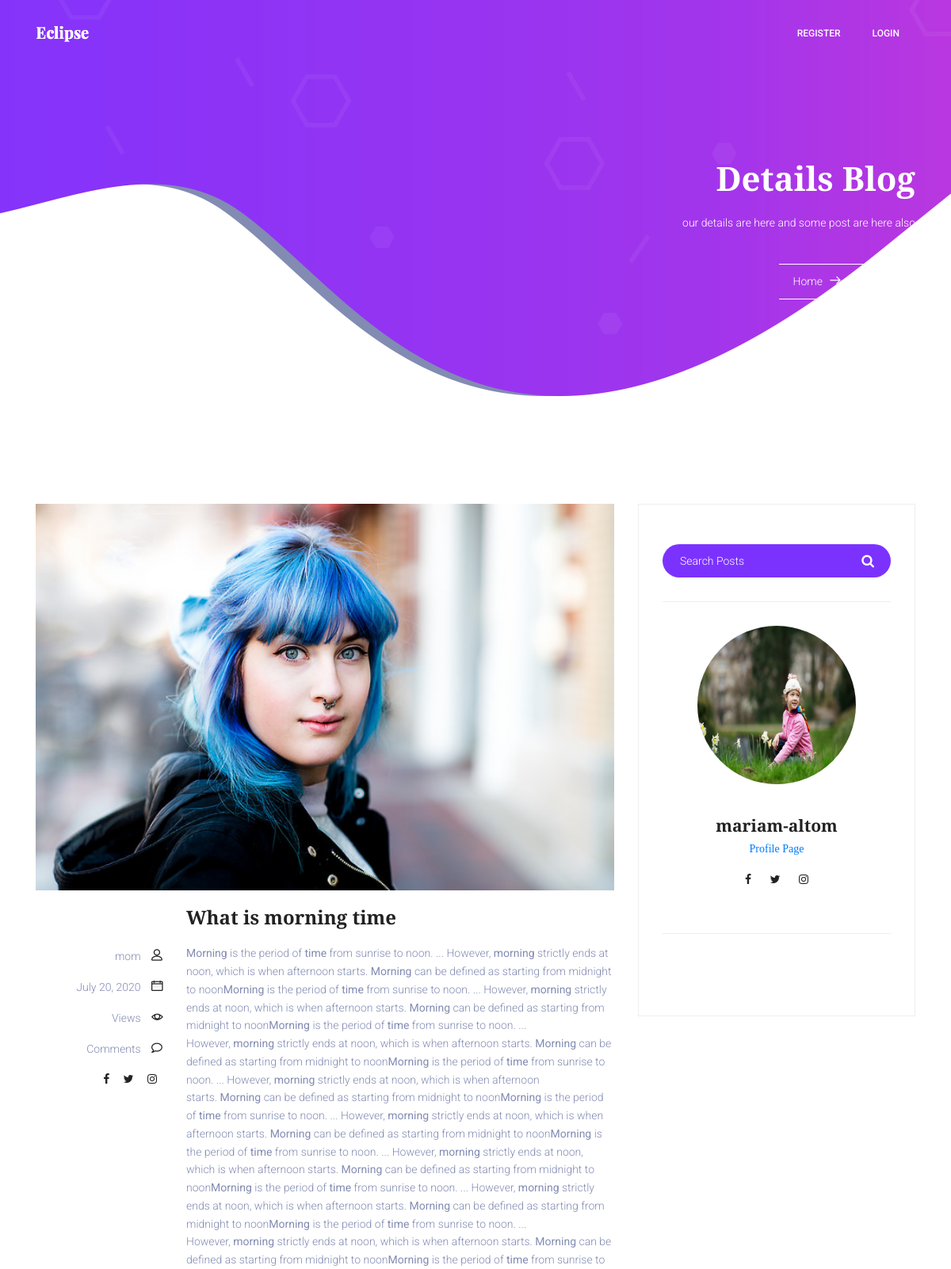
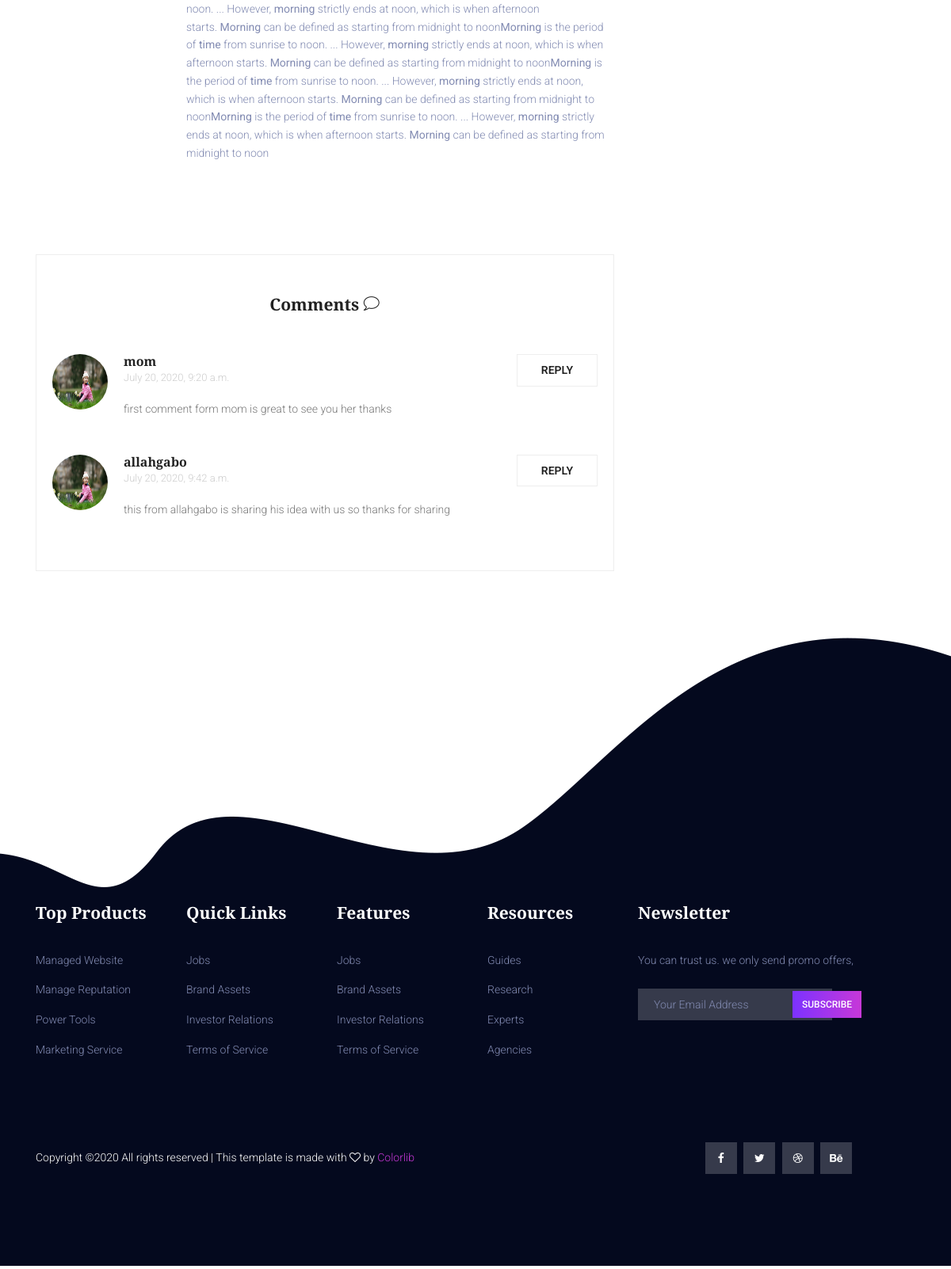
The app's page /detail/50/ with its own data (2 pictures, top to bottom).
### course/models.py (models this page shows, shortened)
class Post(models.Model):
	title=models.CharField(max_length=255)
	author=models.ForeignKey(User,on_delete=models.CASCADE)
	image=models.ImageField(upload_to='images/')
	body=RichTextField(blank=True,null=True)
	post_date=models.DateField(auto_now_add=True)
	category=models.CharField(max_length=200,default='Speaking')
	likes=models.ManyToManyField(User,related_name='blog_posts')
	def total_likes(self):
		return self.likes.count()

class Profile(models.Model):
    user=models.OneToOneField(User,null=True,on_delete=models.CASCADE)
    bio=models.TextField(null=True,blank=True)
    profile_pic=models.ImageField(null=True,blank=True,upload_to='images/profile')
    website_url=models.CharField(max_length=200,null=True,blank=True)
    facebook_url=models.CharField(max_length=200,null=True,blank=True)
    instagram_url=models.CharField(max_length=200,null=True,blank=True)
    twitter_url=models.CharField(max_length=200,null=True,blank=True)

class Comment(models.Model):
    post=models.ForeignKey(Post,related_name='comments',on_delete=models.CASCADE)
    name=models.CharField(max_length=200)
    body=models.TextField()
    date_added=models.DateTimeField(auto_now_add=True)

### course/views.py (the view)
# urls.py: path('detail/<int:pk>/',BlogDetail.as_view(),name='detail'),
class BlogDetail(DetailView):
	model=Post
	template_name='course/detail.html'
	def get_context_data(self,*args, **kwargs):
		cat_menu=Category.objects.all()
		stuff=get_object_or_404(Post,id=self.kwargs['pk'])
		total_likes=stuff.total_likes()
		context=super(BlogDetail,self).get_context_data(*args, **kwargs)
		liked=False
		if stuff.likes.filter(id=self.request.user.id).exists():
			liked=True
		context['cat_menu']=cat_menu
		context['total_likes']=total_likes
		context['liked']=liked
		return context

### course/templates/course/detail.html (shortened to what this page needs)
{% extends 'course/base.html' %}
{% load static %}
{% block content %}
	<section class="banner-area">
		<div class="container">
			<div class="row justify-content-center align-items-center">
				<div class="col-lg-12 banner-right">
					<h1 class="text-white">
							Details Blog
					</h1>
					<p class="mx-auto text-white  mt-20 mb-40">
						our details are here and some post are here also
					</p>
					<div class="link-nav">
						<span class="box">
							<a href="{% url 'index' %}">Home </a>
							<i class="lnr lnr-arrow-right"></i>
							<a href="{% url 'blog-home' %}">Blog Home</a>
						</span>
					</div>
				</div>
			</div>
		</div>
	</section>
<br><br>
	<section class="post-content-area single-post-area">
		<div class="container">
			<div class="row">
				<div class="col-lg-8 posts-list">
					<div class="single-post row">
						<div class="col-lg-12">
							<div class="feature-img">
								<img class="img-fluid" src="{{post.image.url}}" alt="">
							</div>
						</div>
						<div class="col-lg-3  col-md-3 meta-details">
							<ul class="tags">
							</ul>
							<div class="user-details row">
								<p class="user-name col-lg-12 col-md-12 col-6">
									<a href="#">{{post.author}}</a>
									<span class="lnr lnr-user"></span>
								</p>
								<p class="date col-lg-12 col-md-12 col-6"><a href="#">{{post.post_date}}</a>
									<span class="lnr lnr-calendar-full"></span>
								</p>
								<p class="view col-lg-12 col-md-12 col-6"><a href="#"> Views</a> <span class="lnr lnr-eye"></span></p>
								<p class="comments col-lg-12 col-md-12 col-6"><a href="#"> Comments</a> <span class="lnr lnr-bubble"></span></p>
								<ul class="social-links col-lg-12 col-md-12 col-6">
								<li>
									{% if post.author.profile.facebook_url %}
									<a href="{{post.author.profile.facebook_url}}">
										<i class="fa fa-facebook"></i>
									</a>
									{% endif %}
								</li>
								<li>
									{% if post.author.profile.twitter_url %}
									<a href="{{post.author.profile.twitter_url}}">
										<i class="fa fa-twitter"></i>
									</a>
									{% endif %}
								</li>
								<li>
									{% if post.author.profile.instagram_url %}
									<a href="{{post.author.profile.instagram_url}}">
										<i class="fa fa-instagram"></i>
									</a>
									{% endif %}
								</li>
								</ul>
							</div>
						</div>
						<div class="col-lg-9 col-md-9">
							<h3 class="mt-20 mb-20">{{post.title}}</h3>
							<p class="excert">
								{{post.body|safe}}
							</p>
						</div>
					</div>
				</div>
				<div class="col-lg-4 sidebar-widgets">
					<div class="widget-wrap">
						<div class="single-sidebar-widget search-widget">
							<form class="search-form" action="#">
								<input placeholder="Search Posts" name="search" type="text" onfocus="this.placeholder = ''" onblur="this.placeholder = 'Search Posts'">
								<button type="submit"><i class="fa fa-search"></i></button>
							</form>
						</div>
						<div class="single-sidebar-widget user-info-widget">
						{% if post.author.profile.profile_pic %}
							<img src="{{post.author.profile.profile_pic.url}}" width="200" height="200" class="rounded-circle"  alt="">
						{% else %}
							<img src="{% static 'course/images/default_profile_pic.png' %}" width="200" height="200" class="rounded-circle"  alt="">
						{% endif %}
							<a href="#"><h4>
								{{post.author.first_name}}-{{post.author.last_name}}
							</h4>
						</a>
							<p>
							{% if post.author.profile.id %}
							<a href="{% url 'profile_page' post.author.profile.id  %}">
									<i class="fa fa-">Profile Page</i>
							</a>
							{% endif %}
							</p>
							<ul class="social-links">
								<li>
									{% if post.author.profile.facebook_url %}
									<a href="{{post.author.profile.facebook_url}}">
										<i class="fa fa-facebook"></i>
									</a>
									{% endif %}
								</li>
								<li>
									{% if post.author.profile.twitter_url %}
									<a href="{{post.author.profile.twitter_url}}">
										<i class="fa fa-twitter"></i>
									</a>
									{% endif %}
								</li>
								<li>
									{% if post.author.profile.instagram_url %}
									<a href="{{post.author.profile.instagram_url}}">
										<i class="fa fa-instagram"></i>
									</a>
									{% endif %}
								</li>
							</ul>
						</div>
						<div class="single-sidebar-widget ads-widget">
						</div>
					</div>
				</div>
				<div class="col-lg-8">
					<div class="comments-area">
						<h4>
						<p class="comments col-lg-12 col-md-12 col-6">
							<a href="#"> Comments</a>
							<span class="lnr lnr-bubble"></span>
						</p>
						</h4>
						{% if not post.comments.all %}
								No Comments Yet <a href="#">Add One</a>
						{% else %}
							{% for comment in post.comments.all %}
								<div class="comment-list">
									<div class="single-comment justify-content-between d-flex">
										<div class="user justify-content-between d-flex">
											<div class="thumb">
											{% if post.author.profile.profile_pic %}
												<img src="{{post.author.profile.profile_pic.url}}" width="70" height="70" class="rounded-circle"  alt="">
											{% else %}
												<img src="{% static 'course/images/default_profile_pic.png' %}" width="100" height="100" class="rounded-circle"  alt="">
											{% endif %}
											</div>
											<div class="desc">
												<h5><a href="#">{{comment.name}}</a></h5>
												<p class="date">{{comment.date_added}} </p>
												<p class="comment">
													{{comment.body}}
												</p>
											</div>
										</div>
										<div class="reply-btn">
											<a href="" class="btn-reply text-uppercase">reply</a>
										</div>
									</div>
								</div>
							{% endfor %}
						{% endif %}
				</div>
			</div>
			</div>
		</div>
	</section>
{% endblock content %}

### course/templates/course/base.html (shortened to what this page needs)
<!DOCTYPE html>
{% load static %}
<html lang="en" class="no-js">
<head>
  <link rel="stylesheet" href="{% static 'css/linearicons.css' %}" />
  <link rel="stylesheet" href="{% static 'css/font-awesome.min.css' %}" />
  <link rel="stylesheet" href="{% static 'css/bootstrap.css' %}" />
  <link rel="stylesheet" href="{% static 'css/magnific-popup.css' %}" />
  <link rel="stylesheet" href="{% static 'css/owl.carousel.css' %}" />
  <link rel="stylesheet" href="{% static 'css/nice-select.css' %}">
  <link rel="stylesheet" href="{% static 'css/hexagons.min.css' %}" />
  <link rel="stylesheet" href="https://cdn.jsdelivr.net/themify-icons/0.1.2/css/themify-icons.css" />
  <link rel="stylesheet" href="{% static 'css/main.css'%}" />
</head>
<body>
  <header class="default-header">
    <nav class="navbar navbar-expand-lg  navbar-light">
      <div class="container">
        <a class="navbar-brand" href="{% url 'index' %}">
          <img src="{% static 'img/logo.png'%}" alt="" />
        </a>
        <div class="collapse navbar-collapse justify-content-end align-items-center" id="navbarSupportedContent">
          <ul class="navbar-nav">
            {% if user.is_authenticated %}
            <li><a href="{% url 'index' %}">Home</a></li>
            <li><a href="{% url 'about' %}">About</a></li>
            <li><a href="{% url 'courses' %}">Courses</a></li>
            <li class="dropdown">
              <a class="dropdown-toggle" href="#" data-toggle="dropdown">
                Pages
              </a>
              <div class="dropdown-menu">
                <a class="dropdown-item" href="{% url 'course-details'%}">Course Details</a>
              </div>
            </li>
            <li><a href="{% url 'add_post' %}">Add Post</a></li>
             <li class="dropdown">
              <a class="dropdown-toggle" href="#" data-toggle="dropdown">
                Blog
              </a>
              <div class="dropdown-menu">
                <a class="dropdown-item" href="{% url 'blog-home' %}">Blog Home</a>
              </div>
            </li>
             <li class="dropdown">
              <a class="dropdown-toggle" href="#" data-toggle="dropdown">
                Profile
              </a>
              <div class="dropdown-menu">
                <a class="dropdown-item" href="{% url 'edit_profile'%}">Setting Profile
                </a>
                {% if user.profile.id %}
                <a class="dropdown-item" href="{% url 'edit_profile_page' user.profile.id%}">Edit Profile
                </a>
                 <a class="dropdown-item" href="{% url 'profile_page' user.profile.id  %}">Show Profile
                </a>
                {% else %}
                   <a class="dropdown-item" href="{% url 'create_profile_page'   %}">Create Profile
                </a>
                {% endif %}
              </div>
            </li>
            <li><a href="{% url 'logout' %}">Logout</a></li>
            <li><a href="{% url 'contacts'%}">Contacts</a>
            </li>
            {% else %}
              <li><a href="{% url 'register' %}">Register</a></li>
              <li><a href="{% url 'login' %}">Login</a></li>
            {% endif %}
          </ul>
        </div>
      </div>
    </nav>
  </header>
  {% block content %}
  {% endblock content %}
  <footer class="footer-area section-gap">
		<div class="container">
			<div class="row">
				<div class="col-lg-2 col-md-6 single-footer-widget">
					<h4>Top Products</h4>
					<ul>
						<li><a href="#">Managed Website</a></li>
						<li><a href="#">Manage Reputation</a></li>
						<li><a href="#">Power Tools</a></li>
						<li><a href="#">Marketing Service</a></li>
					</ul>
				</div>
				<div class="col-lg-2 col-md-6 single-footer-widget">
					<h4>Quick Links</h4>
					<ul>
						<li><a href="#">Jobs</a></li>
						<li><a href="#">Brand Assets</a></li>
						<li><a href="#">Investor Relations</a></li>
						<li><a href="#">Terms of Service</a></li>
					</ul>
				</div>
				<div class="col-lg-2 col-md-6 single-footer-widget">
					<h4>Features</h4>
					<ul>
						<li><a href="#">Jobs</a></li>
						<li><a href="#">Brand Assets</a></li>
						<li><a href="#">Investor Relations</a></li>
						<li><a href="#">Terms of Service</a></li>
					</ul>
				</div>
				<div class="col-lg-2 col-md-6 single-footer-widget">
					<h4>Resources</h4>
					<ul>
						<li><a href="#">Guides</a></li>
						<li><a href="#">Research</a></li>
						<li><a href="#">Experts</a></li>
						<li><a href="#">Agencies</a></li>
					</ul>
				</div>
				<div class="col-lg-4 col-md-6 single-footer-widget">
					<h4>Newsletter</h4>
					<p>You can trust us. we only send promo offers,</p>
					<div class="form-wrap" id="mc_embed_signup">
						<form target="_blank" action="https://spondonit.us12.list-manage.com/subscribe/post?u=1462626880ade1ac87bd9c93a&amp;id=92a4423d01"
						 method="get" class="form-inline">
							<input class="form-control" name="EMAIL" placeholder="Your Email Address" onfocus="this.placeholder = ''" onblur="this.placeholder = 'Your Email Address '"
							 required="" type="email">
							<button class="click-btn btn btn-default text-uppercase">subscribe</button>
						</form>
					</div>
				</div>
			</div>
			<div class="footer-bottom row align-items-center">
				<p class="footer-text m-0 col-lg-8 col-md-12">
Copyright &copy;<script>document.write(new Date().getFullYear());</script> All rights reserved | This template is made with <i class="fa fa-heart-o" aria-hidden="true"></i> by <a href="https://colorlib.com" target="_blank">Colorlib</a>
</p>
				<div class="col-lg-4 col-md-12 footer-social">
					<a href="#"><i class="fa fa-facebook"></i></a>
					<a href="#"><i class="fa fa-twitter"></i></a>
					<a href="#"><i class="fa fa-dribbble"></i></a>
					<a href="#"><i class="fa fa-behance"></i></a>
				</div>
			</div>
		</div>
	</footer>
</body>
</html>

### records on screen
Post: image (picture), author "mom", post_date "July 20, 2020", title "What is morning time", body "Morning is the period of time from sunrise to noon. ... However, morning strictly ends at noon, which is when afternoon starts. Morning can be defined as starting from midnight to noon Morning is the period of time from sunrise to noon. ... However, morning strictly ends at noon, which is when afternoon starts. Morning can be defined as starting from midnight to noon Morning is the period of time from sunrise to noon. ... However, morning strictly ends at noon, which is when afternoon starts. Morning can be defined as starting from midnight to noon Morning is the period of time from sunrise to noon. ... However, morning strictly ends at noon, which is when afternoon starts. Morning can be…", author.profile.profile_pic (picture), author.first_name "mariam", author.last_name "altom"
Comment: author.profile.profile_pic (picture), name "mom", date_added "July 20, 2020, 9:20 a.m.", body "first comment form mom is great to see you her thanks"
Comment: author.profile.profile_pic (picture), name "allahgabo", date_added "July 20, 2020, 9:42 a.m.", body "this from allahgabo is sharing his idea with us so thanks for sharing"
